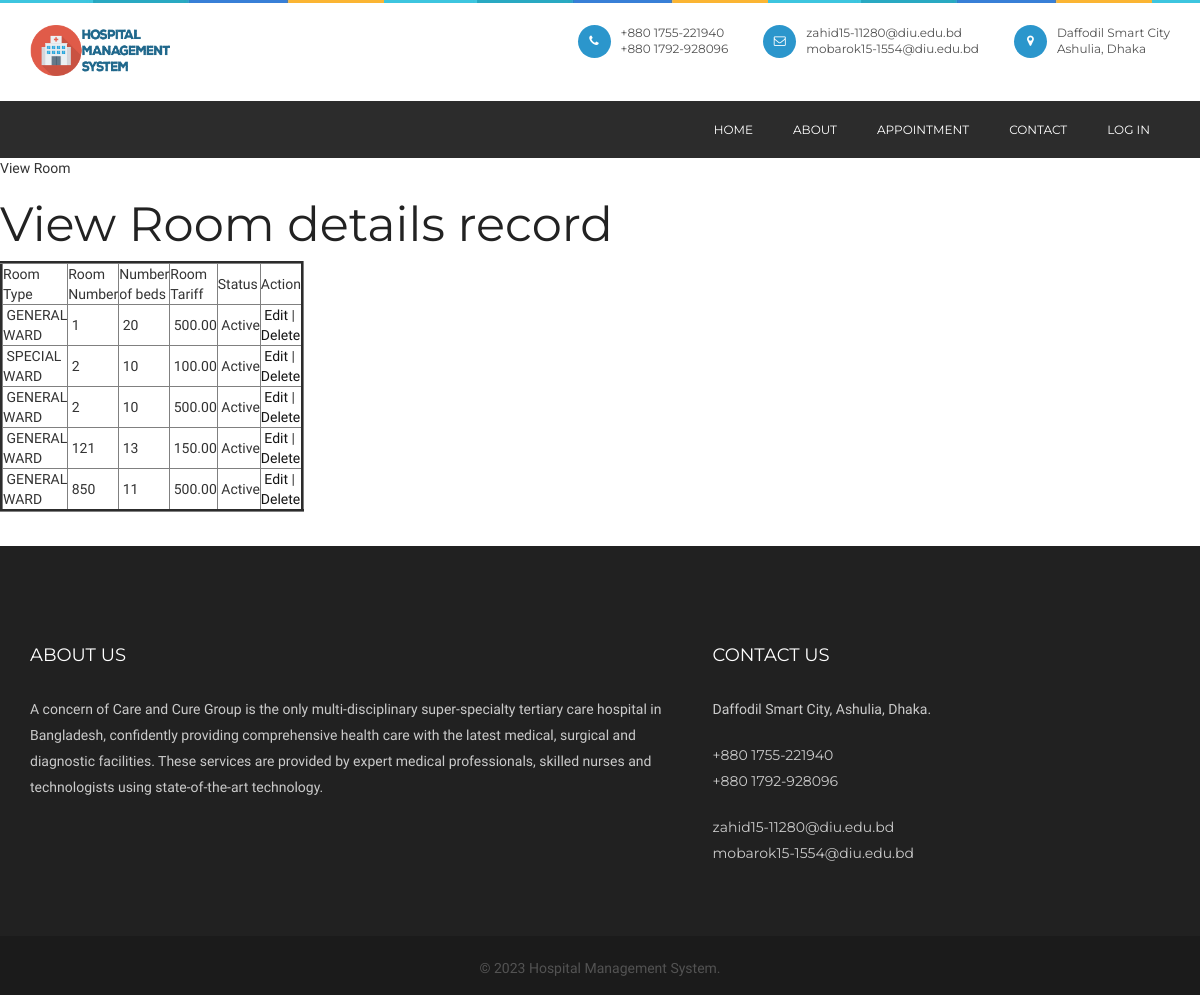
The page /viewroom.php on the database its author committed.
### tables this page shows
CREATE TABLE `room` (
  `roomid` int(10) NOT NULL,
  `roomtype` varchar(25) NOT NULL,
  `roomno` int(10) NOT NULL,
  `noofbeds` int(10) NOT NULL,
  `room_tariff` float(10,2) NOT NULL,
  `status` varchar(10) NOT NULL
);

### viewroom.php (the view, shortened to what this page needs)
<?php
include("header.php");
include("dbconnection.php");
?>
<div class="wrapper col2">
  <div id="breadcrumb">
    <ul>
      <li class="first">View Room</li></ul>
  </div>
</div>
<div class="wrapper col4">
  <div id="container">
    <h1>View Room details record</h1>
    <table width="200" border="3">
      <tbody>
        <tr>
          <td width="21%">Room Type</td>
          <td width="21%">Room Number</td>
          <td width="30%">Number of beds</td>
            <td width="30%">Room Tariff</td>
          <td width="14%">Status</td>
          <td width="14%">Action</td>
        </tr>
          <?php
		$sql ="SELECT * FROM room";
		$qsql = mysqli_query($con,$sql);
		while($rs = mysqli_fetch_array($qsql))
		{
        echo "<tr>
          <td>&nbsp;$rs[roomtype]</td>
          <td>&nbsp;$rs[roomno]</td>
		   <td>&nbsp;$rs[noofbeds]</td>
		   <td>&nbsp;$rs[room_tariff]</td>
		<td>&nbsp;$rs[status]</td>
		 <td>&nbsp;<a href='room.php?editid=$rs[roomid]'>Edit</a> | <a href='viewroom.php?delid=$rs[roomid]'>Delete</a> </td>
        </tr>";
		}
		?>
      </tbody>
    </table>
    <p>&nbsp;</p>
  </div>
</div>
<?php
include("footer.php");
?>

### rows shown on the page
room: roomtype "GENERAL WARD", roomno "1", noofbeds "20", room_tariff "500.00", status "Active"
room: roomtype "SPECIAL WARD", roomno "2", noofbeds "10", room_tariff "100.00", status "Active"
room: roomtype "GENERAL WARD", roomno "2", noofbeds "10", room_tariff "500.00", status "Active"
room: roomtype "GENERAL WARD", roomno "121", noofbeds "13", room_tariff "150.00", status "Active"
room: roomtype "GENERAL WARD", roomno "850", noofbeds "11", room_tariff "500.00", status "Active"
